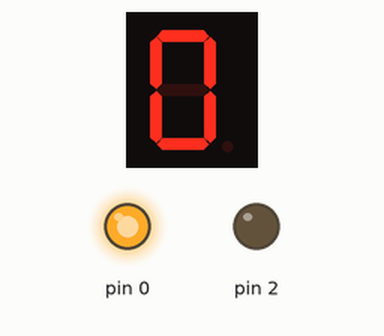
This program was run on a simulated Arduino Uno, built with avr-gcc and run on an emulated ATmega328P. On the bench: 1-digit seven-segment display, output pins drawn as LEDs (lit = HIGH). Wiring (inferred from the names in the program): 1-digit 7-segment display, segments lit when HIGH: segments pin 8, pin 9, pin 3, pin 4, pin 5, pin 7, pin 6. The segment pins are drawn as the display they are named for; pins used as bus, display or sensor lines are not drawn.

Above: at 0.2 s.
At 0.6 s:
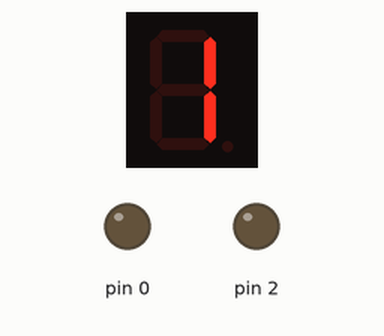
At 2.2 s:
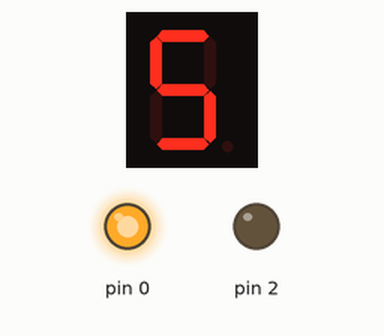
At 3.8 s:
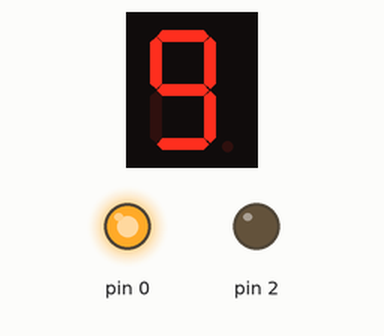
Timing chart, 0 to 38.3 s (numbered marks = the images above):
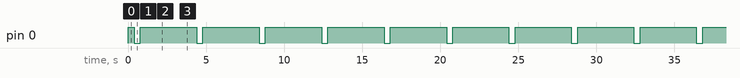

Measured:
- by itself, pin 0: repeats every 4.0 s: LOW 0.40 s, HIGH 3.6 s
- by itself, everything shown: repeats every 4.0 s, in 10 steps
- what the display in image 1 shows lasts 0.4 s, from 0.4 s to 0.8 s

The program:

main.cpp
```cpp
#include<Arduino.h>

int segmentToPort[]={3,4,5,6,7,8,9};

bool ledBits[10][7]={
     {1,1,1,0,1,1,1},  //0
     {1,0,0,0,0,0,1},  //1
     {0,1,1,1,0,1,1},  //2
     {1,1,0,1,0,1,1},  //3
     {1,0,0,1,1,0,1},  //4
     {1,1,0,1,1,1,0},  //5
     {1,1,1,1,1,1,0},  //6
     {1,0,0,0,0,1,1},  //7
     {1,1,1,1,1,1,1},  //8
     {1,1,0,1,1,1,1},};//9

void setup(){
     for (int i=0;i<=sizeof(segmentToPort);i++) {
          pinMode(segmentToPort[i],OUTPUT);
     }
}
void printLEDDigit(int v){
     for (int i=0;i<=sizeof(ledBits[0]);i++) {
          digitalWrite(segmentToPort[i],ledBits[v][i]);
     }
}
void loop(){
     for (int i=0;i<=9;i++){
          printLEDDigit(i);
          delay(400);
     }
}
```
